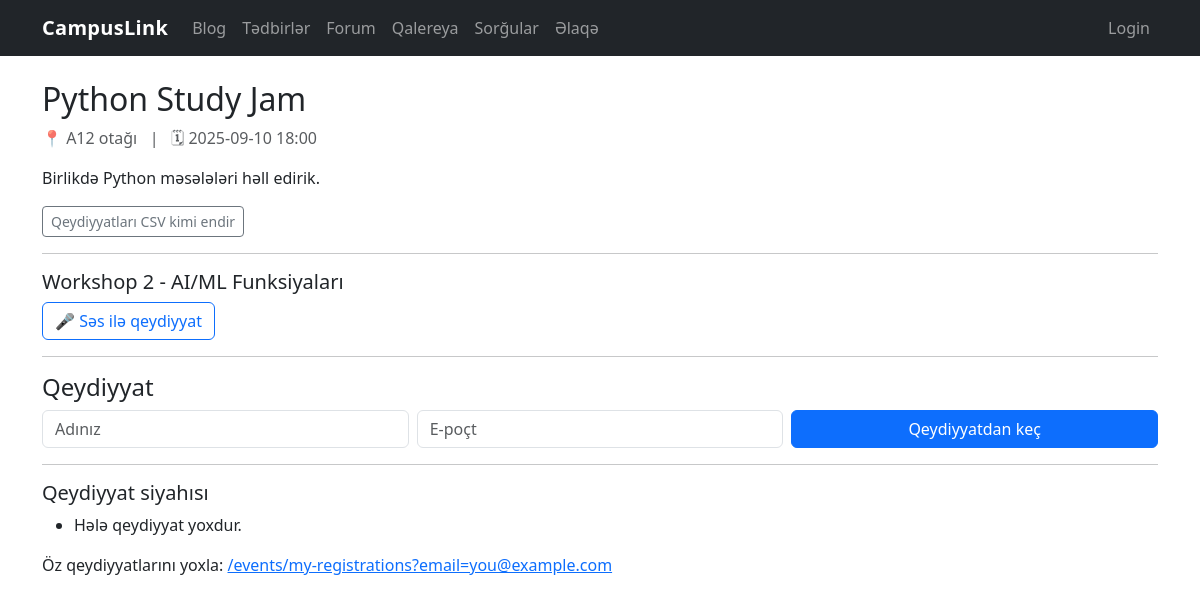
The page /events/1 on the database its author committed.
### tables this page shows
CREATE TABLE events (
            id INTEGER PRIMARY KEY AUTOINCREMENT,
            title TEXT NOT NULL,
            date TEXT NOT NULL,
            location TEXT NOT NULL,
            description TEXT NOT NULL,
            capacity INTEGER NOT NULL DEFAULT 100
        );

### events.py (the view, shortened to what this page needs)
@bp.route("/<int:event_id>", methods=["GET", "POST"])
def detail(event_id: int):
    db = get_db()
    cur = db.execute("SELECT * FROM events WHERE id = ?", (event_id,))
    row = cur.fetchone()
    if not row:
        return render_template("404.html"), 404
    event = dict_from_row(row)
    cur = db.execute("SELECT COUNT(*) FROM event_registrations WHERE event_id = ?", (event_id,))
    reg_count = cur.fetchone()[0]
    remaining = max(0, event["capacity"] - reg_count)
    cur = db.execute(
        "SELECT * FROM event_registrations WHERE event_id = ? ORDER BY id DESC",
        (event_id,),
    )
    regs = [dict_from_row(r) for r in cur.fetchall()]
    return render_template("events/detail.html", event=event, regs=regs, remaining=remaining)

### database.py (called while the page is built)
def get_db():
    if "db" not in g:
        g.db = sqlite3.connect(DB_PATH)
        g.db.row_factory = sqlite3.Row
    return g.db

def dict_from_row(row):
    return {k: row[k] for k in row.keys()} if row else None

### forum.py (called while the page is built, shortened)
def _current_user_display() -> str:
    role = session.get("role") or "guest"
    if role == "admin":
        return (session.get("admin_name") or session.get("user_name") or "Admin").strip() or "Admin"
    if role == "user":
        return (session.get("user_name") or "User").strip() or "User"
    return "Guest"

@bp.app_context_processor
def _inject_forum_auth():
    return {"forum_role": session.get("role") or "guest", "forum_name": _current_user_display()}

def ensure_forum_schema() -> None:
    global _schema_ready
    if _schema_ready:
        return

@bp.before_app_request
def _forum_schema_bootstrap():
    db = get_db()
    db.execute("PRAGMA foreign_keys = ON;")
    ensure_forum_schema()

### polls.py (called while the page is built)
@bp.before_app_request
def ensure_session():
    if "voter_id" not in session:
        session["voter_id"] = secrets.token_hex(8)
    return None

### templates/events/detail.html (shortened to what this page needs)
{% extends "base.html" %}
{% block content %}
  <h2>{{ event["title"] }}</h2>
  <div class="text-muted">📍 {{ event["location"] }} &nbsp; | &nbsp; 🗓 {{ event["date"] }}</div>
  <p class="mt-3">{{ event["description"] }}</p>
  <p><a class="btn btn-sm btn-outline-secondary" href="{{ url_for('events.export_csv', event_id=event['id']) }}">Qeydiyyatları CSV kimi endir</a></p>
  <hr>
  <div class="mb-3">
    <h5>Workshop 2 - AI/ML Funksiyaları</h5>
    <a href="{{ url_for('events_speech.speech_register', event_id=event['id']) }}" class="btn btn-outline-primary">🎤 Səs ilə qeydiyyat</a>
  </div>
  <hr>
  <h4>Qeydiyyat</h4>
  <form method="post">
    <div class="row g-2">
      <div class="col-md-4"><input name="name" class="form-control" placeholder="Adınız" required></div>
      <div class="col-md-4"><input name="email" type="email" class="form-control" placeholder="E-poçt" required></div>
      <div class="col-md-4"><button class="btn btn-primary w-100" {% if remaining<=0 %}disabled{% endif %}>Qeydiyyatdan keç</button></div>
    </div>
  </form>
  <hr>
  <h5>Qeydiyyat siyahısı</h5>
  <ul>
    {% for r in regs %}
      <li>{{ r["name"] }} ({{ r["email"] }}) — {{ r["created_at"] }}</li>
    {% else %}
      <li>Hələ qeydiyyat yoxdur.</li>
    {% endfor %}
  </ul>
  <p class="mt-3">
    Öz qeydiyyatlarını yoxla: <a href="{{ url_for('events.my_regs') }}">/events/my-registrations?email=you@example.com</a>
  </p>
{% endblock %}

### static/style.css (style rules this page uses)
body { font-family: system-ui, -apple-system, "Segoe UI", Roboto, Ubuntu, "Helvetica Neue", Arial, "Noto Sans", "Apple Color Emoji", "Segoe UI Emoji"; }

### rows shown on the page
events: title "Python Study Jam", location "A12 otağı", date "2025-09-10 18:00", description "Birlikdə Python məsələləri həll edirik."
